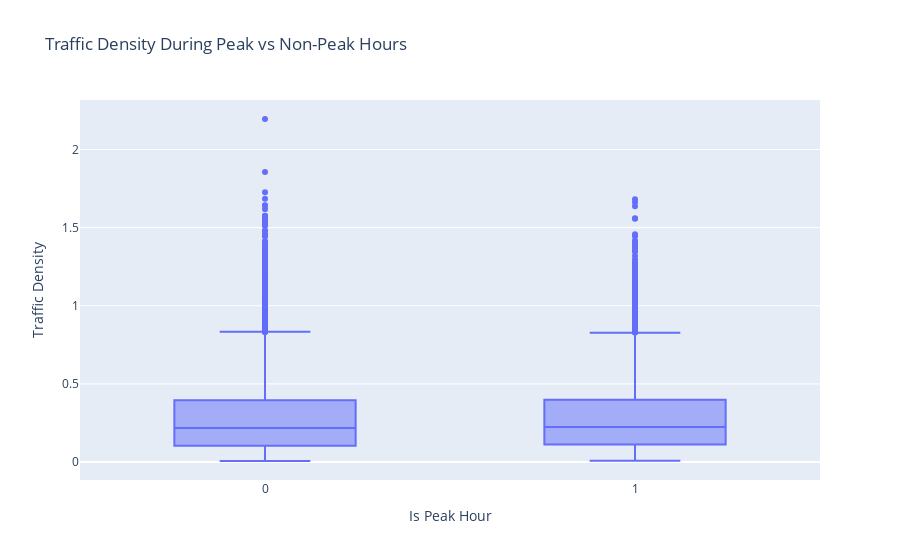

Notebook code cell kept with this figure:
### Code cell
fig5 = px.box(df, x="Is Peak Hour", y="Traffic Density",
              title="Traffic Density During Peak vs Non-Peak Hours")
fig5.show()

### Figure 1 — Plotly figure (JSON) as saved in the notebook; plotly's stock layout.template omitted (floating-point values rounded to 4 significant figures; data arrays with more than 128 entries replaced by an {"elided": "..."} marker saying what was removed)
{"data": [{"alignmentgroup": "True", "hovertemplate": "Is Peak Hour=%{x}<br>Traffic Density=%{y}<extra></extra>", "legendgroup": "", "marker": {"color": "#636efa"}, "name": "", "notched": false, "offsetgroup": "", "orientation": "v", "showlegend": false, "type": "box", "x": {"elided": "30000 int values"}, "x0": " ", "xaxis": "x", "y": {"elided": "30000 float values"}, "y0": " ", "yaxis": "y"}], "layout": {"boxmode": "group", "legend": {"tracegroupgap": 0}, "title": {"text": "Traffic Density During Peak vs Non-Peak Hours"}, "xaxis": {"anchor": "y", "domain": [0, 1], "title": {"text": "Is Peak Hour"}}, "yaxis": {"anchor": "x", "domain": [0, 1], "title": {"text": "Traffic Density"}}}}
